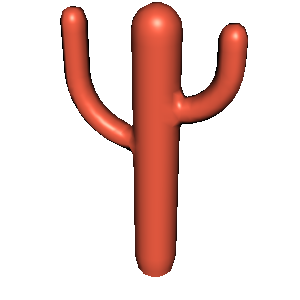

Recreate this plot in Python.
#!/usr/bin/env python

# Test vtkSurfaceReconstructionFilter on point cloud data.

# Factory overrides
import vtkmodules.vtkInteractionStyle  # noqa: F401
import vtkmodules.vtkRenderingFreeType  # noqa: F401
import vtkmodules.vtkRenderingOpenGL2  # noqa: F401

import os

from vtkmodules.vtkCommonCore import vtkPoints
from vtkmodules.vtkFiltersCore import (
    vtkContourFilter,
    vtkReverseSense,
)
from vtkmodules.vtkFiltersSources import vtkProgrammableSource
from vtkmodules.vtkImagingHybrid import vtkSurfaceReconstructionFilter
from vtkmodules.vtkRenderingCore import (
    vtkActor,
    vtkPolyDataMapper,
    vtkRenderWindow,
    vtkRenderWindowInteractor,
    vtkRenderer,
)

# Read points from file using a programmable source
point_source = vtkProgrammableSource()

data_dir = os.environ.get("VPE_DATA_DIR", os.path.dirname(os.path.abspath(__file__)))

def read_points():
    fp = open(os.path.join(data_dir, "cactus.3337.pts"), "r")
    points = vtkPoints()
    while True:
        line = fp.readline().split()
        if len(line) == 0:
            break
        if line[0] == "p":
            points.InsertNextPoint(float(line[1]), float(line[2]), float(line[3]))
    point_source.GetPolyDataOutput().SetPoints(points)

point_source.SetExecuteMethod(read_points)

# Construct the surface and create isosurface
surface_reconstruction = vtkSurfaceReconstructionFilter()
surface_reconstruction.SetInputConnection(point_source.GetOutputPort())

contour_filter = vtkContourFilter()
contour_filter.SetInputConnection(surface_reconstruction.GetOutputPort())
contour_filter.SetValue(0, 0.0)

reverse = vtkReverseSense()
reverse.SetInputConnection(contour_filter.GetOutputPort())
reverse.ReverseCellsOn()
reverse.ReverseNormalsOn()

mapper = vtkPolyDataMapper()
mapper.SetInputConnection(reverse.GetOutputPort())
mapper.ScalarVisibilityOff()

surface_actor = vtkActor()
surface_actor.SetMapper(mapper)
surface_actor.GetProperty().SetDiffuseColor(1.0000, 0.3882, 0.2784)
surface_actor.GetProperty().SetSpecularColor(1, 1, 1)
surface_actor.GetProperty().SetSpecular(.4)
surface_actor.GetProperty().SetSpecularPower(50)

# Renderer
renderer = vtkRenderer()
renderer.AddActor(surface_actor)
renderer.SetBackground(1, 1, 1)

# Window
render_window = vtkRenderWindow()
render_window.AddRenderer(renderer)
render_window.SetSize(300, 300)
render_window.SetWindowName("reconstruct surface")

# Scene
renderer.GetActiveCamera().SetFocalPoint(0, 0, 0)
renderer.GetActiveCamera().SetPosition(1, 0, 0)
renderer.GetActiveCamera().SetViewUp(0, 0, 1)
renderer.ResetCamera()
renderer.GetActiveCamera().Azimuth(20)
renderer.GetActiveCamera().Elevation(30)
renderer.GetActiveCamera().Dolly(1.2)
renderer.ResetCameraClippingRange()

# Interactor
interactor = vtkRenderWindowInteractor()
interactor.SetRenderWindow(render_window)

interactor.Initialize()
interactor.Start()
